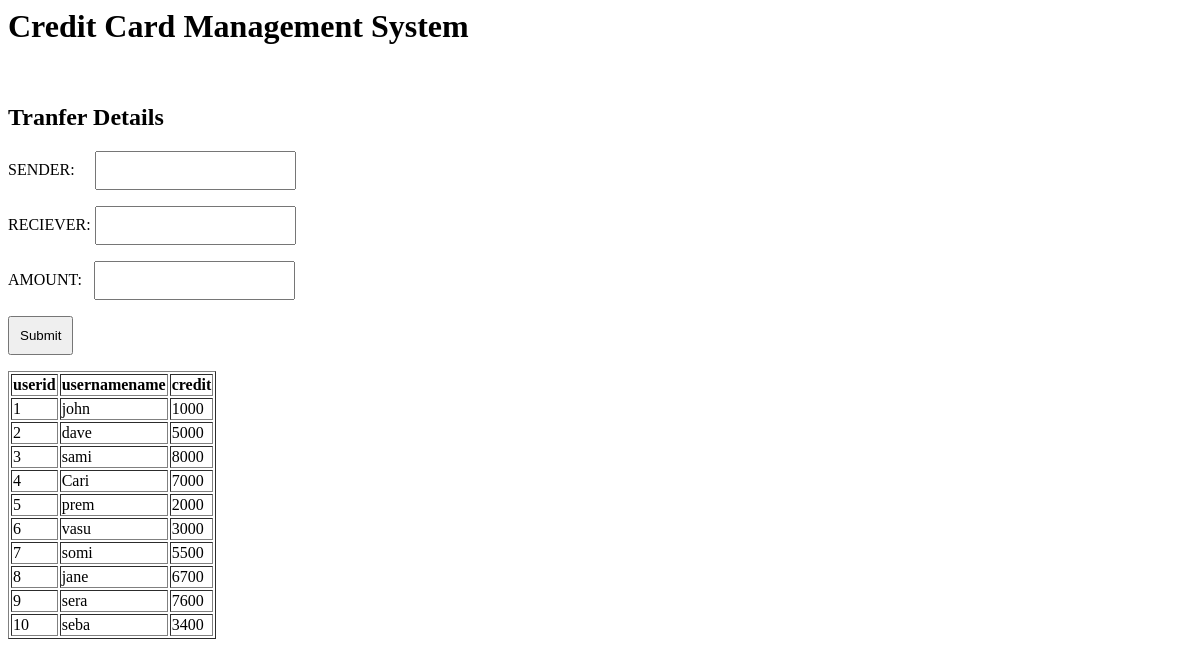
Page /my.php on the committed database.
### tables this page shows
CREATE TABLE `plate` (
  `id` int(30) NOT NULL,
  `username` varchar(30) NOT NULL,
  `adress` varchar(30) NOT NULL,
  `email` varchar(30) NOT NULL,
  `contact` varchar(30) NOT NULL,
  `credit` int(11) DEFAULT NULL
);

### my.php (the view, shortened to what this page needs)
<html>
<head>
</head>
<body>
<h1>Credit Card Management System</h1>
<br>
<form action="u.php" method="POST">
<h2>Tranfer Details</h2>
<p>
<label>SENDER:</label>
<input type="text" name="send" id="send" value=<?php echo $_POST["radiod"] ?>>
</p>
<p>
<label>
RECIEVER:
</label>
<input type="text" name="recieve" id="recieve" required>
</p>
<p>
<label>
AMOUNT:
</label>
<td><input type="text" name="amount" id="amount" required>
</p>
<input type='submit' name="submit" value="Submit">
</form>
<?php
   $db = mysqli_connect(DB_SERVER,DB_USERNAME,DB_PASSWORD,DB_DATABASE);
   $result = mysqli_query($db,"select id,username,credit from plate");
echo "<body>";
echo "<table id='table' border='1'>
<tr>
<th>userid</th>
<th>usernamename</th>
<th>credit</th>
</tr>";
while($row = mysqli_fetch_array($result))
{
echo "<tr>";
echo "<td>".$row['id']."</td>";
echo "<td>" . $row['username'] . "</td>";
echo "<td>" . $row['credit'] . "</td>";
echo "</tr>";
}
echo "</table>";
echo "</body>";
?>
</body>
</html>

### my.php (style rules this page uses)
body, html { height: 100%; }
body { background-image: url("https://media-cdn.tripadvisor.com/media/photo-s/06/1a/f6/51/tallac-historic-site.jpg"); background-repeat: no-repeat; background-size:100% 100%; background-repeat:no-repeat; width:100%; }
table#table tr:not(:first-child) { cursor: pointer;transition: all .25s ease-in-out; }
input { padding:10px; }

### rows in the picture
plate: id "1", username "john", credit "1000"
plate: id "2", username "dave", credit "5000"
plate: id "3", username "sami", credit "8000"
plate: id "4", username "Cari", credit "7000"
plate: id "5", username "prem", credit "2000"
plate: id "6", username "vasu", credit "3000"
plate: id "7", username "somi", credit "5500"
plate: id "8", username "jane", credit "6700"
plate: id "9", username "sera", credit "7600"
plate: id "10", username "seba", credit "3400"
